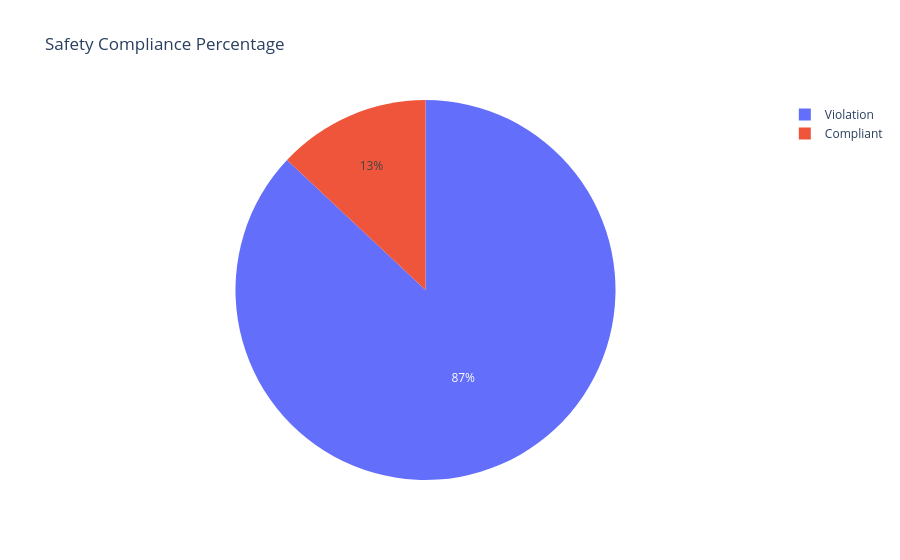

Notebook code for this chart:
### Code cell
fig = px.pie(
    values=compliance_counts.values,
    names=compliance_counts.index,
    title="Safety Compliance Percentage"
)

fig.show()

### Figure 1 — Plotly figure (JSON) as saved in the notebook; plotly's stock layout.template omitted (floating-point values rounded to 4 significant figures)
{"data": [{"domain": {"x": [0, 1], "y": [0, 1]}, "hovertemplate": "label=%{label}<br>value=%{value}<extra></extra>", "labels": ["Violation", "Compliant"], "legendgroup": "", "name": "", "showlegend": true, "type": "pie", "values": [1131, 169]}], "layout": {"autosize": true, "legend": {"tracegroupgap": 0}, "title": {"text": "Safety Compliance Percentage"}}}
